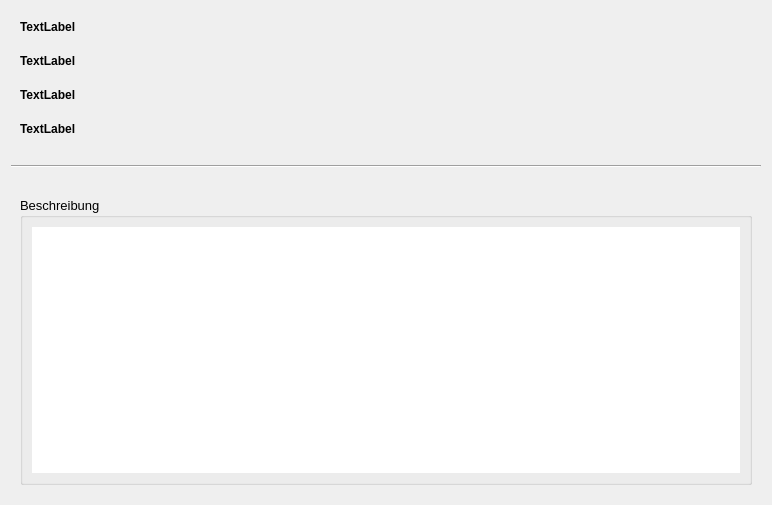
<?xml version="1.0" encoding="UTF-8"?>
<ui version="4.0">
 <class>WizardPage</class>
 <widget class="QWizardPage" name="WizardPage">
  <property name="geometry">
   <rect>
    <x>0</x>
    <y>0</y>
    <width>772</width>
    <height>505</height>
   </rect>
  </property>
  <property name="windowTitle">
   <string>WizardPage</string>
  </property>
  <property name="title">
   <string>Zusammenfassung</string>
  </property>
  <property name="subTitle">
   <string>Alles Richtig ?</string>
  </property>
  <layout class="QVBoxLayout" name="verticalLayout_3">
   <property name="spacing">
    <number>20</number>
   </property>
   <item>
    <widget class="QFrame" name="frame">
     <property name="frameShape">
      <enum>QFrame::NoFrame</enum>
     </property>
     <property name="frameShadow">
      <enum>QFrame::Raised</enum>
     </property>
     <layout class="QVBoxLayout" name="verticalLayout_2">
      <property name="spacing">
       <number>20</number>
      </property>
      <item>
       <widget class="QLabel" name="label_Projektnr">
        <property name="font">
         <font>
          <pointsize>9</pointsize>
          <weight>75</weight>
          <bold>true</bold>
         </font>
        </property>
        <property name="frameShape">
         <enum>QFrame::NoFrame</enum>
        </property>
        <property name="text">
         <string>TextLabel</string>
        </property>
        <property name="alignment">
         <set>Qt::AlignLeading|Qt::AlignLeft|Qt::AlignVCenter</set>
        </property>
        <property name="buddy">
         <cstring></cstring>
        </property>
       </widget>
      </item>
      <item>
       <widget class="QLabel" name="label_Projektname">
        <property name="font">
         <font>
          <pointsize>9</pointsize>
          <weight>75</weight>
          <bold>true</bold>
         </font>
        </property>
        <property name="frameShape">
         <enum>QFrame::NoFrame</enum>
        </property>
        <property name="text">
         <string>TextLabel</string>
        </property>
        <property name="alignment">
         <set>Qt::AlignLeading|Qt::AlignLeft|Qt::AlignVCenter</set>
        </property>
        <property name="buddy">
         <cstring></cstring>
        </property>
       </widget>
      </item>
      <item>
       <widget class="QLabel" name="label_Kunde">
        <property name="font">
         <font>
          <pointsize>9</pointsize>
          <weight>75</weight>
          <bold>true</bold>
         </font>
        </property>
        <property name="text">
         <string>TextLabel</string>
        </property>
        <property name="alignment">
         <set>Qt::AlignLeading|Qt::AlignLeft|Qt::AlignVCenter</set>
        </property>
       </widget>
      </item>
      <item>
       <widget class="QLabel" name="label_Status">
        <property name="font">
         <font>
          <pointsize>9</pointsize>
          <weight>75</weight>
          <bold>true</bold>
         </font>
        </property>
        <property name="text">
         <string>TextLabel</string>
        </property>
        <property name="alignment">
         <set>Qt::AlignLeading|Qt::AlignLeft|Qt::AlignVCenter</set>
        </property>
       </widget>
      </item>
     </layout>
    </widget>
   </item>
   <item>
    <widget class="Line" name="line">
     <property name="orientation">
      <enum>Qt::Horizontal</enum>
     </property>
    </widget>
   </item>
   <item>
    <widget class="QScrollArea" name="scrollArea">
     <property name="frameShape">
      <enum>QFrame::NoFrame</enum>
     </property>
     <property name="widgetResizable">
      <bool>true</bool>
     </property>
     <widget class="QWidget" name="scrollAreaWidgetContents">
      <property name="geometry">
       <rect>
        <x>0</x>
        <y>0</y>
        <width>754</width>
        <height>310</height>
       </rect>
      </property>
      <layout class="QVBoxLayout" name="verticalLayout_4">
       <item>
        <widget class="QGroupBox" name="groupBox">
         <property name="font">
          <font>
           <pointsize>10</pointsize>
          </font>
         </property>
         <property name="title">
          <string>Beschreibung</string>
         </property>
         <property name="flat">
          <bool>true</bool>
         </property>
         <layout class="QVBoxLayout" name="verticalLayout">
          <item>
           <widget class="QPlainTextEdit" name="plainTextEdit_Beschreibung">
            <property name="frameShape">
             <enum>QFrame::NoFrame</enum>
            </property>
            <property name="tabChangesFocus">
             <bool>false</bool>
            </property>
            <property name="documentTitle">
             <string/>
            </property>
            <property name="readOnly">
             <bool>true</bool>
            </property>
            <property name="textInteractionFlags">
             <set>Qt::NoTextInteraction</set>
            </property>
            <property name="backgroundVisible">
             <bool>false</bool>
            </property>
            <property name="centerOnScroll">
             <bool>false</bool>
            </property>
           </widget>
          </item>
         </layout>
        </widget>
       </item>
      </layout>
     </widget>
    </widget>
   </item>
  </layout>
 </widget>
 <resources/>
 <connections/>
</ui>
